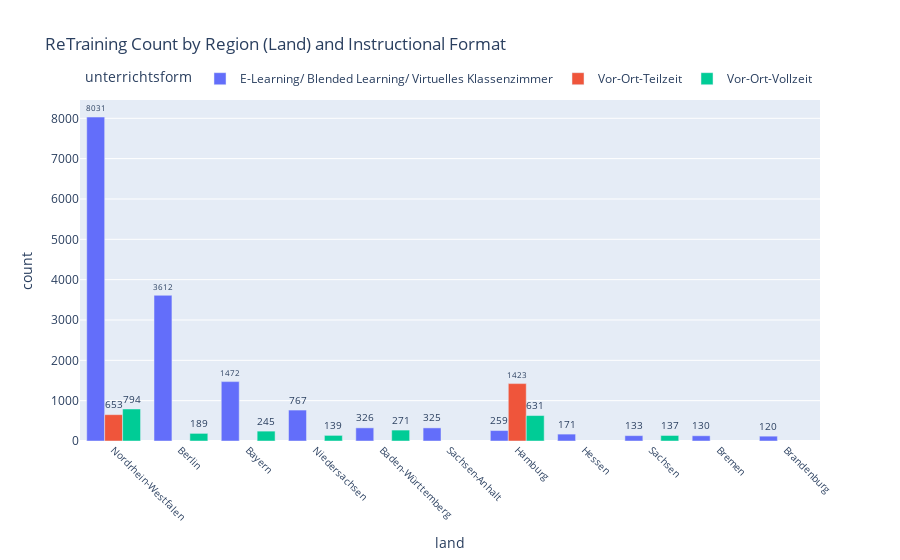

The code cell stored with this chart in its notebook:
### Markdown cell above
<font size= "4">***BAR CHART FOR SHOWING RETRAINING COUNT BY REGION AND INSTRUCTIONAL FORMAT***</font>

### Code cell
import sqlite3
import plotly.express as px

db_connection = sqlite3.connect('weiterbildung_analysis.db')
cursor = db_connection.cursor()

query = '''
    SELECT land, unterrichtsform, COUNT(*) as count
    FROM umschulung
    WHERE land IS NOT NULL AND unterrichtsform IS NOT NULL
    GROUP BY land, unterrichtsform
    ORDER BY count DESC
    limit 20
'''
cursor.execute(query)
data = cursor.fetchall()

db_connection.close()

import pandas as pd
df = pd.DataFrame(data, columns=['land', 'unterrichtsform', 'count'])

fig = px.bar(
    df,
    x='land',
    y='count',
    color='unterrichtsform',
    title='ReTraining Count by Region (Land) and Instructional Format',
    labels={'x': 'Region (Land)', 'y': 'Number of Trainings'},
    text='count',  
    barmode='group'  
)

# Rotate x-axis labels for better visibility
fig.update_xaxes(tickangle=45, tickfont=dict(size=10))

# Display the number of trainings on top of each bar

fig.update_traces(texttemplate='%{text}', textposition='outside')

# Set the position of the legend to be below the chart
fig.update_layout(legend=dict(orientation="h", yanchor="bottom", y=1.02, xanchor="center", x=0.5))

# Show the plot
fig.show()

### Figure 1 — Plotly figure (JSON) as saved in the notebook; plotly's stock layout.template omitted (floating-point values rounded to 4 significant figures)
{"data": [{"alignmentgroup": "True", "hovertemplate": "unterrichtsform=E-Learning/ Blended Learning/ Virtuelles Klassenzimmer<br>land=%{x}<br>count=%{text}<extra></extra>", "legendgroup": "E-Learning/ Blended Learning/ Virtuelles Klassenzimmer", "marker": {"color": "#636efa", "pattern": {"shape": ""}}, "name": "E-Learning/ Blended Learning/ Virtuelles Klassenzimmer", "offsetgroup": "E-Learning/ Blended Learning/ Virtuelles Klassenzimmer", "orientation": "v", "showlegend": true, "text": [8031, 3612, 1472, 767, 326, 325, 259, 171, 133, 130, 120], "textposition": "outside", "texttemplate": "%{text}", "type": "bar", "x": ["Nordrhein-Westfalen", "Berlin", "Bayern", "Niedersachsen", "Baden-Württemberg", "Sachsen-Anhalt", "Hamburg", "Hessen", "Sachsen", "Bremen", "Brandenburg"], "xaxis": "x", "y": [8031, 3612, 1472, 767, 326, 325, 259, 171, 133, 130, 120], "yaxis": "y"}, {"alignmentgroup": "True", "hovertemplate": "unterrichtsform=Vor-Ort-Teilzeit<br>land=%{x}<br>count=%{text}<extra></extra>", "legendgroup": "Vor-Ort-Teilzeit", "marker": {"color": "#EF553B", "pattern": {"shape": ""}}, "name": "Vor-Ort-Teilzeit", "offsetgroup": "Vor-Ort-Teilzeit", "orientation": "v", "showlegend": true, "text": [1423, 653], "textposition": "outside", "texttemplate": "%{text}", "type": "bar", "x": ["Hamburg", "Nordrhein-Westfalen"], "xaxis": "x", "y": [1423, 653], "yaxis": "y"}, {"alignmentgroup": "True", "hovertemplate": "unterrichtsform=Vor-Ort-Vollzeit<br>land=%{x}<br>count=%{text}<extra></extra>", "legendgroup": "Vor-Ort-Vollzeit", "marker": {"color": "#00cc96", "pattern": {"shape": ""}}, "name": "Vor-Ort-Vollzeit", "offsetgroup": "Vor-Ort-Vollzeit", "orientation": "v", "showlegend": true, "text": [794, 631, 271, 245, 189, 139, 137], "textposition": "outside", "texttemplate": "%{text}", "type": "bar", "x": ["Nordrhein-Westfalen", "Hamburg", "Baden-Württemberg", "Bayern", "Berlin", "Niedersachsen", "Sachsen"], "xaxis": "x", "y": [794, 631, 271, 245, 189, 139, 137], "yaxis": "y"}], "layout": {"barmode": "group", "legend": {"orientation": "h", "title": {"text": "unterrichtsform"}, "tracegroupgap": 0, "x": 0.5, "xanchor": "center", "y": 1.02, "yanchor": "bottom"}, "title": {"text": "ReTraining Count by Region (Land) and Instructional Format"}, "xaxis": {"anchor": "y", "domain": [0, 1], "tickangle": 45, "tickfont": {"size": 10}, "title": {"text": "land"}}, "yaxis": {"anchor": "x", "domain": [0, 1], "title": {"text": "count"}}}}
